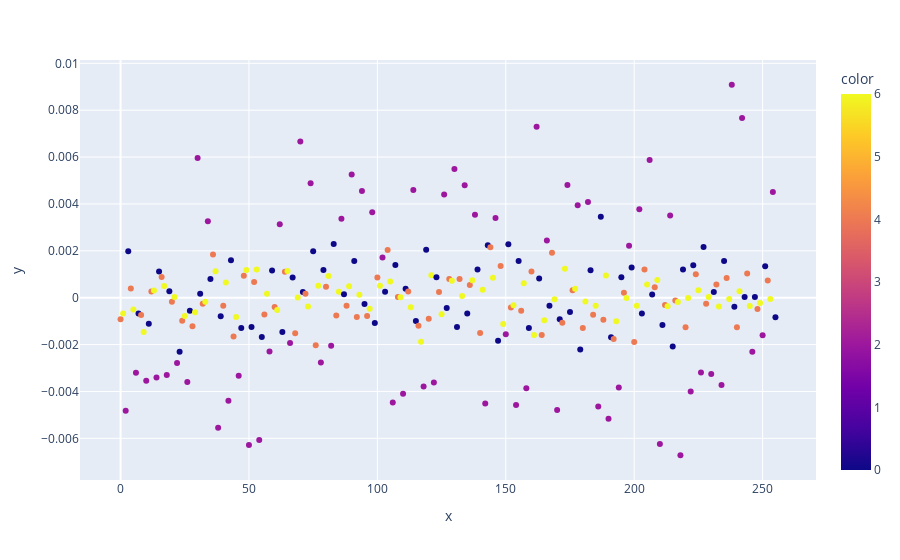

Notebook code for this chart:
### Code cell
px.scatter(y = df['XY_power_sum_E'], color = 2 * (df['P'] + 1) + 1 + df['R'])

### Figure 1 — Plotly figure (JSON) as saved in the notebook; plotly's stock layout.template omitted (floating-point values rounded to 4 significant figures; data arrays with more than 128 entries replaced by an {"elided": "..."} marker saying what was removed)
{"data": [{"hovertemplate": "x=%{x}<br>y=%{y}<br>color=%{marker.color}<extra></extra>", "legendgroup": "", "marker": {"color": {"elided": "256 int values"}, "coloraxis": "coloraxis", "symbol": "circle"}, "mode": "markers", "name": "", "orientation": "v", "showlegend": false, "type": "scatter", "x": {"elided": "256 int values"}, "xaxis": "x", "y": {"elided": "256 float values"}, "yaxis": "y"}], "layout": {"coloraxis": {"colorbar": {"title": {"text": "color"}}, "colorscale": [[0, "#0d0887"], [0.1111, "#46039f"], [0.2222, "#7201a8"], [0.3333, "#9c179e"], [0.4444, "#bd3786"], [0.5556, "#d8576b"], [0.6667, "#ed7953"], [0.7778, "#fb9f3a"], [0.8889, "#fdca26"], [1, "#f0f921"]]}, "legend": {"tracegroupgap": 0}, "margin": {"t": 60}, "xaxis": {"anchor": "y", "domain": [0, 1], "title": {"text": "x"}}, "yaxis": {"anchor": "x", "domain": [0, 1], "title": {"text": "y"}}}}
